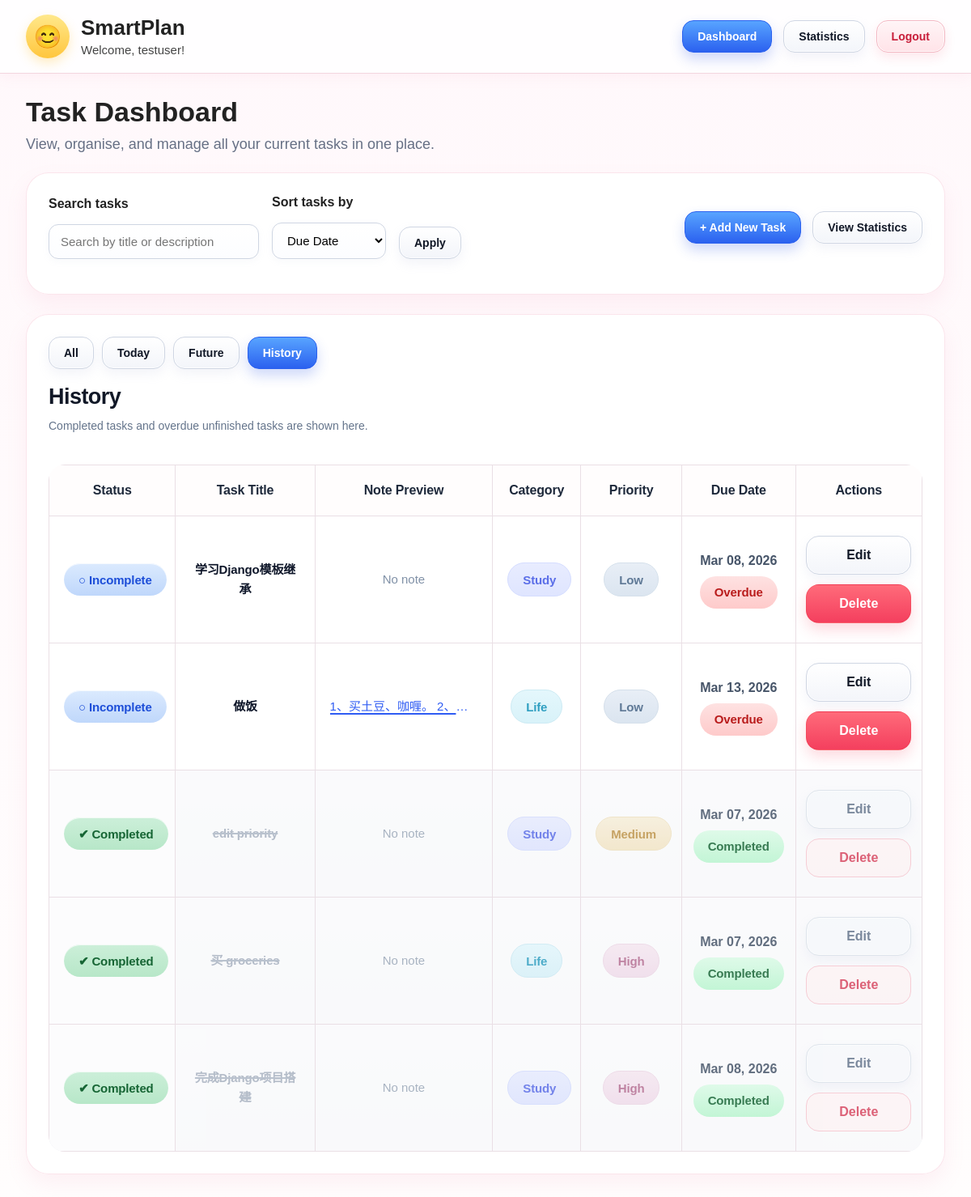
Screenshot of /?period=history&sort=due_date&q= (signed in) with the database file from the repository.
### task/models.py (models this page shows, shortened)
class Task(models.Model):
    PRIORITY_CHOICES = [
        ('high', 'High'),
        ('medium', 'Medium'),
        ('low', 'Low'),
    ]
    user = models.ForeignKey(User, on_delete=models.CASCADE)
    title = models.CharField(max_length=255)
    description = models.TextField(blank=True)
    due_date = models.DateField(null=True, blank=True)
    created_at = models.DateTimeField(auto_now_add=True)
    completed_at = models.DateTimeField(null=True, blank=True)
    category = models.ForeignKey(Category, on_delete=models.SET_NULL, null=True,blank=True)
    priority = models.CharField(max_length=10, choices=PRIORITY_CHOICES, default='medium')
    status = models.BooleanField(default=False)
    note = models.TextField(blank=True, null=True)

class Category(models.Model):
    name = models.CharField(max_length=100, unique=True)
    color = models.CharField(max_length=7, default='#000000')
    description = models.TextField(blank=True)

### task/views.py (the view, shortened to what this page needs)
# urls.py: path('', views.task_dashboard, name='task_dashboard'),
@login_required
def task_dashboard(request):
    user = request.user
    sort_by = request.GET.get('sort', 'due_date')
    query = request.GET.get('q', '').strip()
    period = request.GET.get('period', 'all')
    status_filter = request.GET.get('status', '').strip().lower()
    category_filter = request.GET.get('category', '').strip()
    priority_filter = request.GET.get('priority', '').strip().lower()
    tasks = Task.objects.filter(user=user)# Ensure users can only access their own tasks (data isolation)
    if query:
        tasks = tasks.filter(
            Q(title__icontains=query) | Q(description__icontains=query)
        )
    today = timezone.localdate()
    soon_limit = today + timedelta(days=3)
    if period == 'today':
        tasks = tasks.filter(due_date=today, status=False)
        period_title = 'Today'
    elif period == 'future':
        tasks = tasks.filter(due_date__gt=today, status=False)
        period_title = 'Future'
    elif period == 'history':
        tasks = tasks.filter(Q(status=True) | Q(due_date__lt=today))
        period_title = 'History'
    else:
        period_title = 'All Tasks'
    if status_filter == 'completed':
        tasks = tasks.filter(status=True)
    elif status_filter == 'pending':
        tasks = tasks.filter(status=False)
    elif status_filter == 'overdue':
        tasks = tasks.filter(
            status=False,
            due_date__isnull=False,
            due_date__lt=today
        )
    if category_filter:
        tasks = tasks.filter(category__name=category_filter)
    if priority_filter in ['high', 'medium', 'low']:
        tasks = tasks.filter(priority=priority_filter)
    if sort_by == 'priority':
        tasks = tasks.annotate(
            priority_order=Case(
                When(priority='high', then=3),
                When(priority='medium', then=2),
                When(priority='low', then=1),
                default=0,
                output_field=IntegerField()
            )
        ).order_by('status', '-priority_order', 'due_date', '-created_at')
    elif sort_by == 'created_at':
        tasks = tasks.order_by('status', '-created_at')
    else:
        tasks = tasks.order_by('status', 'due_date', '-created_at')
    display_tasks = []
    for task in tasks:
        due_state = ''
        due_label = ''
        history_state = ''
        if task.due_date:
            if not task.status and task.due_date < today:
                due_state = 'overdue'
                due_label = 'Overdue'
            elif not task.status and task.due_date == today:
                due_state = 'today'
                due_label = 'Today'
            elif not task.status and task.due_date == today + timedelta(days=1):
                due_state = 'tomorrow'
                due_label = 'Tomorrow'
            elif not task.status and task.due_date <= soon_limit:
                due_state = 'upcoming'
                due_label = 'Upcoming'
            elif not task.status and task.due_date > soon_limit:
                due_state = 'upcoming'
                due_label = 'Upcoming'
            elif task.status:
                due_state = 'done'
                due_label = 'Completed'
        if period == 'history':
            if task.status:
                history_state = 'completed'
            elif task.due_date and task.due_date < today:
                history_state = 'overdue'
        task.due_state = due_state
        task.due_label = due_label
        task.history_state = history_state
        display_tasks.append(task)
    categories = Category.objects.all()
    context = {
        'tasks': display_tasks,
        'categories': categories,
        'current_sort': sort_by,
        'current_query': query,
        'current_period': period,
        'current_status_filter': status_filter,
        'current_category_filter': category_filter,
        'current_priority_filter': priority_filter,
        'period_title': period_title,
        'today': today,
        'user': user
    }
    return render(request, 'task/dashboard.html', context)

### task/templates/task/dashboard.html (shortened to what this page needs)
{% extends 'task/base.html' %}
{% block content %}
<div class="page-header">
    <h2>Task Dashboard</h2>
    <p>View, organise, and manage all your current tasks in one place.</p>
</div>
<div class="content-card">
    <form method="get" class="filter-bar">
        <div class="inline-actions filter-fields">
            <div class="filter-group">
                <label for="q">Search tasks</label>
                <input
                    type="search"
                    id="q"
                    name="q"
                    value="{{ current_query }}"
                    placeholder="Search by title or description"
                    class="search-input"
                >
            </div>
            <div class="filter-group">
                <label for="sort">Sort tasks by</label>
                <select id="sort" name="sort">
                    <option value="due_date" {% if current_sort == 'due_date' %}selected{% endif %}>Due Date</option>
                </select>
            </div>
            <div class="filter-group filter-submit">
                <label>&nbsp;</label>
                <button type="submit" class="btn btn-secondary">Apply</button>
            </div>
        </div>
        <div class="inline-actions top-actions">
            <a href="{% url 'create_task' %}" class="btn btn-primary">+ Add New Task</a>
            <a href="{% url 'stats_page' %}" class="btn btn-secondary">View Statistics</a>
        </div>
    </form>
</div>
<div class="content-card dashboard-section">
    <div class="inline-actions period-tabs">
        <a href="?period=all&sort={{ current_sort }}&q={{ current_query }}"
           class="btn {% if current_period == 'all' %}btn-primary{% else %}btn-secondary{% endif %}">
            All
        </a>
        <a href="?period=today&sort={{ current_sort }}&q={{ current_query }}"
           class="btn {% if current_period == 'today' %}btn-primary{% else %}btn-secondary{% endif %}">
            Today
        </a>
        <a href="?period=future&sort={{ current_sort }}&q={{ current_query }}"
           class="btn {% if current_period == 'future' %}btn-primary{% else %}btn-secondary{% endif %}">
            Future
        </a>
        <a href="?period=history&sort={{ current_sort }}&q={{ current_query }}"
           class="btn {% if current_period == 'history' %}btn-primary{% else %}btn-secondary{% endif %}">
            History
        </a>
    </div>
    <h3 class="section-title">{{ period_title }}</h3>
    {% if current_period == 'history' %}
        <p class="history-hint">Completed tasks and overdue unfinished tasks are shown here.</p>
    {% endif %}
    <div class="table-wrap">
        <table class="task-table">
            <thead>
                <tr>
                    <th>Status</th>
                    <th>Task Title</th>
                    <th>Note Preview</th>
                    <th>Category</th>
                    <th>Priority</th>
                    <th>Due Date</th>
                    <th>Actions</th>
                </tr>
            </thead>
            <tbody>
            {% if tasks %}
                {% for task in tasks %}
                    <tr id="task-{{ task.id }}" class="task-row {% if task.status %}task-completed{% endif %}">
                        <td>
                            <a href="{% url 'toggle_task_status' task.id %}?next={{ request.get_full_path|urlencode }}%23task-{{ task.id }}"
                               aria-label="Toggle task status">
                                {% if task.status %}
                                    <span class="status-badge status-done">✔ Completed</span>
                                {% else %}
                                    <span class="status-badge status-active">○ Incomplete</span>
                                {% endif %}
                            </a>
                        </td>
                        <td>
                            <span class="{% if task.status %}task-title-completed{% else %}task-title{% endif %}">
                                {{ task.title }}
                            </span>
                        </td>
                        <td class="note-cell">
                            {% if task.note %}
                                <a href="javascript:void(0)"
                                   class="note-link"
                                   data-title="{{ task.title }}"
                                   data-note="{{ task.note|escapejs }}">
                                    {{ task.note|truncatechars:28 }}
                                </a>
                            {% else %}
                                <span class="muted-text">No note</span>
                            {% endif %}
                        </td>
                        <td>
                            {% with cat=task.category.name|default:"None" %}
                                {% if cat == "Study" %}
                                    <span class="category-badge category-badge-study">{{ cat }}</span>
                                {% elif cat == "Work" %}
                                    <span class="category-badge category-badge-work">{{ cat }}</span>
                                {% elif cat == "Life" %}
                                    <span class="category-badge category-badge-life">{{ cat }}</span>
                                {% else %}
                                    <span class="category-badge category-badge-default">{{ cat }}</span>
                                {% endif %}
                            {% endwith %}
                        </td>
                        <td>
                            <span class="priority-badge priority-{{ task.priority }}">
                                {{ task.get_priority_display }}
                            </span>
                        </td>
                        <td>
                            <div class="due-cell">
                                <span class="due-date-text">{{ task.due_date|date:"M d, Y"|default:"None" }}</span>
                                {% if current_period == 'history' %}
                                    {% if task.history_state == 'completed' %}
                                        <span class="history-badge history-badge-completed">Completed</span>
                                    {% elif task.history_state == 'overdue' %}
                                        <span class="history-badge history-badge-overdue">Overdue</span>
                                    {% endif %}
                                {% else %}
                                    {% if task.due_label %}
                                        <span class="due-badge due-badge-{{ task.due_state }}">
                                            {{ task.due_label }}
                                        </span>
                                    {% endif %}
                                {% endif %}
                            </div>
                        </td>
                        <td>
                            <div class="inline-actions task-actions">
                                <a href="{% url 'edit_task' task.id %}" class="btn btn-secondary">Edit</a>
                                <a href="javascript:void(0);"
                                   class="btn btn-danger delete-btn"
                                   data-delete-url="{% url 'delete_task' task.id %}"
                                   data-task-title="{{ task.title|escapejs }}">
                                    Delete
                                </a>
                            </div>
                        </td>
                    </tr>
                {% endfor %}
            {% else %}
                <tr>
                    <td colspan="7" class="empty-cell">No tasks found in this section.</td>
                </tr>
            {% endif %}
            </tbody>
        </table>
    </div>
</div>
{% endblock %}

### task/templates/task/base.html (shortened to what this page needs)
<!DOCTYPE html>
<html lang="en">
<head>
</head>
<body>
    <header class="topbar">
        <div class="topbar-inner">
            <div class="brand" style="display:flex; align-items:center; gap:14px;">
                <div style="
                    width:54px;
                    height:54px;
                    border-radius:50%;
                    display:flex;
                    align-items:center;
                    justify-content:center;
                    font-size:28px;
                    background:linear-gradient(180deg,#ffe88b,#ffc63d);
                    box-shadow:0 6px 14px rgba(255,200,60,0.30);
                ">
                    😊
                </div>
                <div>
                    <h1 style="margin:0;">SmartPlan</h1>
                    {% if user.is_authenticated %}
                        <div class="welcome-text">Welcome, {{ user.username }}!</div>
                    {% endif %}
                </div>
            </div>
            <nav class="nav-links" aria-label="Main navigation">
                {% if user.is_authenticated %}
                    <a href="{% url 'task_dashboard' %}"
                       class="{% if request.path == '/' or '/dashboard/' in request.path %}nav-active{% endif %}">
                        Dashboard
                    </a>
                    <a href="{% url 'stats_page' %}"
                       class="{% if '/stats/' in request.path %}nav-active{% endif %}">
                        Statistics
                    </a>
                    <a href="{% url 'logout' %}" class="nav-danger">
                        Logout
                    </a>
                {% endif %}
            </nav>
        </div>
    </header>
    <main class="page-wrapper">
        {% block content %}{% endblock %}
    </main>
</body>
</html>

### rows the page displays
Task: status "○ Incomplete", title "学习Django模板继承", shows "No note", category "Study", priority "Low", due_date "Mar 08, 2026", shows "Overdue"
Task: status "○ Incomplete", title "做饭", note "1、买土豆、咖喱。 2、…", category "Life", priority "Low", due_date "Mar 13, 2026", shows "Overdue"
Task: status "✔ Completed", title "edit priority", shows "No note", category "Study", priority "Medium", due_date "Mar 07, 2026"
Task: status "✔ Completed", title "买 groceries", shows "No note", category "Life", priority "High", due_date "Mar 07, 2026"
Task: status "✔ Completed", title "完成Django项目搭建", shows "No note", category "Study", priority "High", due_date "Mar 08, 2026"

### other values shown
{{ user.username }} "testuser"
{{ period_title }} "History"
